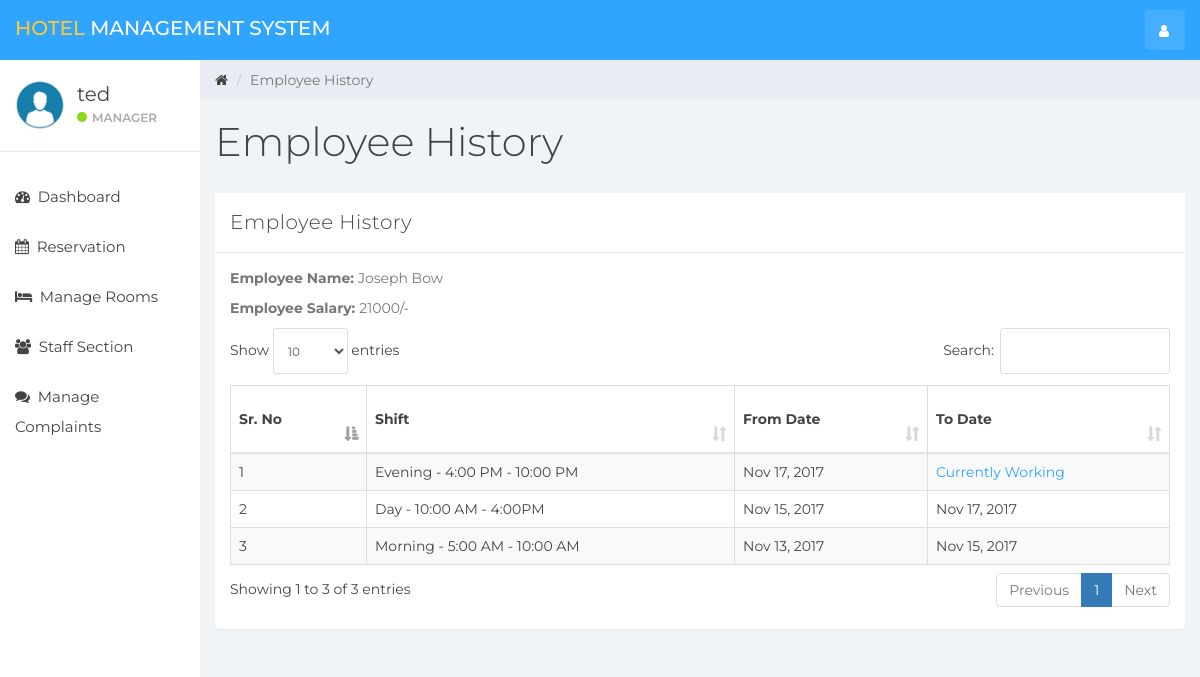
/index.php?emp_history&empid=1 (signed in), run on the app's committed database.
### tables this page shows
CREATE TABLE IF NOT EXISTS `user` (
  `id` int(11) NOT NULL AUTO_INCREMENT,
  `name` varchar(100) NOT NULL,
  `username` varchar(15) NOT NULL,
  `email` varchar(100) NOT NULL,
  `password` varchar(100) NOT NULL,
  `created_at` timestamp NOT NULL DEFAULT CURRENT_TIMESTAMP,
  PRIMARY KEY (`id`)
);

CREATE TABLE IF NOT EXISTS `staff` (
  `emp_id` int(11) NOT NULL AUTO_INCREMENT,
  `emp_name` varchar(100) NOT NULL,
  `staff_type_id` int(11) NOT NULL,
  `shift_id` int(11) NOT NULL,
  `id_card_type` int(11) NOT NULL,
  `id_card_no` varchar(20) NOT NULL,
  `address` varchar(100) NOT NULL,
  `contact_no` bigint(20) NOT NULL,
  `salary` bigint(20) NOT NULL,
  `joining_date` timestamp NOT NULL DEFAULT CURRENT_TIMESTAMP,
  `updated_at` timestamp NOT NULL DEFAULT CURRENT_TIMESTAMP ON UPDATE CURRENT_TIMESTAMP,
  PRIMARY KEY (`emp_id`),
  KEY `id_card_type` (`id_card_type`),
  KEY `shift_id` (`shift_id`),
  KEY `staff_type_id` (`staff_type_id`),
  CONSTRAINT `staff_ibfk_1` FOREIGN KEY (`id_card_type`) REFERENCES `id_card_type` (`id_card_type_id`),
  CONSTRAINT `staff_ibfk_2` FOREIGN KEY (`shift_id`) REFERENCES `shift` (`shift_id`),
  CONSTRAINT `staff_ibfk_3` FOREIGN KEY (`staff_type_id`) REFERENCES `staff_type` (`staff_type_id`)
);

CREATE TABLE IF NOT EXISTS `emp_history` (
  `id` int(11) NOT NULL AUTO_INCREMENT,
  `emp_id` int(11) NOT NULL,
  `shift_id` int(11) NOT NULL,
  `from_date` timestamp NOT NULL DEFAULT CURRENT_TIMESTAMP,
  `to_date` timestamp NULL DEFAULT NULL,
  `created_at` timestamp NOT NULL DEFAULT CURRENT_TIMESTAMP,
  PRIMARY KEY (`id`),
  KEY `emp_id` (`emp_id`),
  KEY `shift_id` (`shift_id`),
  CONSTRAINT `emp_history_ibfk_1` FOREIGN KEY (`emp_id`) REFERENCES `staff` (`emp_id`),
  CONSTRAINT `emp_history_ibfk_2` FOREIGN KEY (`shift_id`) REFERENCES `shift` (`shift_id`)
);

CREATE TABLE IF NOT EXISTS `shift` (
  `shift_id` int(10) NOT NULL AUTO_INCREMENT,
  `shift` varchar(100) NOT NULL,
  `shift_timing` varchar(100) NOT NULL,
  PRIMARY KEY (`shift_id`)
);

### emp_history.php (the view, shortened to what this page needs)
<div class="col-sm-9 col-sm-offset-3 col-lg-10 col-lg-offset-2 main">
    <div class="row">
        <ol class="breadcrumb">
            <li><a href="#">
                    <em class="fa fa-home"></em>
                </a></li>
            <li class="active">Employee History</li>
        </ol>
    </div>
    <div class="row">
        <div class="col-lg-12">
            <h1 class="page-header">Employee History</h1>
        </div>
    </div>
    <div class="row">
        <div class="col-lg-12">
            <div class="panel panel-default">
                <div class="panel-heading">Employee History</div>
                <div class="panel-body">
                    <?php
                    if(isset($_GET['empid'])){
                        $emp_id = $_GET['empid'];
                    }else{
                        header('Location:404.php');
                    }
                    $emp = "SELECT * FROM staff WHERE emp_id='$emp_id'";
                    $emp_result = mysqli_query($connection,$emp);
                    $employee = mysqli_fetch_assoc($emp_result);
                    ?>
                    <p><b>Employee Name: </b> <?php echo $employee['emp_name']; ?></p>
                    <p><b>Employee Salary: </b> <?php echo $employee['salary'].'/-'; ?></p>
                    <table class="table table-striped table-bordered table-responsive" cellspacing="0" width="100%"
                           id="rooms">
                        <thead>
                        <tr>
                            <th>Sr. No</th>
                            <th>Shift</th>
                            <th>From Date</th>
                            <th>To Date</th>
                        </tr>
                        </thead>
                        <tbody>
                        <?php
                        $staff_query = "SELECT * FROM emp_history NATURAL JOIN shift WHERE emp_id = '$emp_id' ORDER BY created_at DESC";
                        $staff_result = mysqli_query($connection, $staff_query);
                        if (mysqli_num_rows($staff_result) > 0) {
                            $num = 0;
                            while ($staff = mysqli_fetch_assoc($staff_result)) {
                                $num++;
                                ?>
                                <tr>
                                    <td><?php echo $num; ?></td>
                                    <td><?php echo $staff['shift'].' - '.$staff['shift_timing']; ?></td>
                                    <td><?php echo date('M j, Y', strtotime($staff['from_date'])); ?></td>
                                    <td>
                                        <?php
                                        if ($staff['to_date'] == NULL){
                                            echo "<div class='color-blue'>Currently Working</div>";
                                        }else{
                                            echo date('M j, Y', strtotime($staff['to_date']));
                                        }?>
                                    </td>
                                </tr>
                                <?php
                            }
                        }
                        ?>
                        </tbody>
                    </table>
                </div>
            </div>
        </div>
    </div>
</div>

### sidebar.php (shortened to what this page needs)
<div id="sidebar-collapse" class="col-sm-3 col-lg-2 sidebar">
    <div class="profile-sidebar">
        <div class="profile-userpic">
            <img src="img/user.png" class="img-responsive" alt="">
        </div>
        <div class="profile-usertitle">
            <div class="profile-usertitle-name"><?php echo $user['name'];?></div>
            <div class="profile-usertitle-status"><span class="indicator label-success"></span>Manager</div>
        </div>
    </div>
    <ul class="nav menu">
    <?php
        if (isset($_GET['dashboard'])){ ?>
            <li class="active">
                <a href="index.php?dashboard"><em class="fa fa-dashboard">&nbsp;</em>
                    Dashboard
                </a>
            </li>
        <?php } else{?>
            <li>
                <a href="index.php?dashboard"><em class="fa fa-dashboard">&nbsp;</em>
                    Dashboard
                </a>
            </li>
        <?php }
        if (isset($_GET['reservation'])){ ?>
            <li class="active">
            <a href="index.php?reservation"><em class="fa fa-calendar">&nbsp;</em>
                    Reservation
                </a>
            </li>
        <?php } else{?>
            <li>
            <a href="index.php?reservation"><em class="fa fa-calendar">&nbsp;</em>
                    Reservation
                </a>
            </li>
        <?php }
        if (isset($_GET['room_mang'])){ ?>
            <li class="active">
                <a href="index.php?room_mang"><em class="fa fa-bed">&nbsp;</em>
                    Manage Rooms
                </a>
            </li>
        <?php } else{?>
            <li>
            <a href="index.php?room_mang"><em class="fa fa-bed">&nbsp;</em>
                    Manage Rooms
                </a>
            </li>
        <?php }
        if (isset($_GET['staff_mang'])){ ?>
            <li class="active">
                <a href="index.php?staff_mang"><em class="fa fa-users">&nbsp;</em>
                    Staff Section
                </a>
            </li>
        <?php } else{?>
            <li>
                <a href="index.php?staff_mang"><em class="fa fa-users">&nbsp;</em>
                    Staff Section
                </a>
            </li>
        <?php }
        if (isset($_GET['complain'])){ ?>
            <li class="active">
                <a href="index.php?complain"><em class="fa fa-comments">&nbsp;</em>
                    Manage Complaints
                </a>
            </li>
        <?php } else{?>
            <li>
                <a href="index.php?complain"><em class="fa fa-comments">&nbsp;</em>
                    Manage Complaints
                </a>
            </li>
        <?php }
        ?>
    </ul>
</div>

### css/styles.css (style rules this page uses)
body { background: #f1f4f7; padding-top: 60px; font-size: 14px; color: #444444; font-family: "Montserrat", "Helvetica Neue", Helvetica, Arial, sans-serif; }
p { color: #777; }
a, a:hover, a:focus { color: #444444; }
h1, h2, h3, h4, h5, h6 { color: #444444; }
h1 { font-weight: 300; font-size: 40px; }
.color-blue { color: #30a5ff; }
.label-success { background-color: #8ad919; }
.panel { border: 0; }
.panel-heading { font-size: 20px; font-weight: 300; letter-spacing: 0.025em; height: 60px; line-height: 38px; }
.panel-default .panel-heading { background: #fff; border-bottom: 1px solid #e9ecf2; color: #444444; }
.sidebar { display: block; padding: 0; display: none; box-shadow: none; background: #fff; }
.sidebar ul { margin: 20px 0px; }
@media (min-width: 768px) { .sidebar { display: block; position: fixed; top: 60px; bottom: 0; left: 0; z-index: 1000; display: block; margin: 0; padding: 0; overflow-x: hidden; overflow-y: auto; } }
.sidebar ul.nav li a { height: 50px; font-size: 15px; line-height: 2em; color: #444444; }
.profile-sidebar { padding: 10px 0; border-bottom: 1px solid #e9ecf2; }
.indicator { width: 10px; height: 10px; display: inline-block; border-radius: 9999px; margin-right: 5px; }
.profile-userpic img { float: left; margin: 10px 0px 0px 15px; width: 50px; height: 50px; border-radius: 9999px !important; }
.profile-usertitle { float: left; text-align: left; margin: 10px 0 0 12px; }
.profile-usertitle-name { font-size: 20px; margin-bottom: 0px; }
.profile-usertitle-status { text-transform: uppercase; color: #aaa; font-size: 12px; font-weight: 600; margin-bottom: 15px; }
.breadcrumb { border-radius: 0; padding: 10px 15px 10px 15px; background: #e9ecf2; margin: 0; }
h1.page-header { margin-top: 20px; border-bottom: 0; }
.table { background: #fff; }
.table > thead > tr > th { border-bottom: 1px solid #e6e7e8; vertical-align: middle; height: 50px; }

### data on the page
user: name "ted"
staff: emp_name "Joseph Bow", salary "21000"
emp_history: shift.shift "Evening", shift.shift_timing "4:00 PM - 10:00 PM", from_date "Nov 17, 2017", shows "Currently Working"
emp_history: shift.shift "Day", shift.shift_timing "10:00 AM - 4:00PM", from_date "Nov 15, 2017", to_date "Nov 17, 2017"
emp_history: shift.shift "Morning", shift.shift_timing "5:00 AM - 10:00 AM", from_date "Nov 13, 2017", to_date "Nov 15, 2017"
